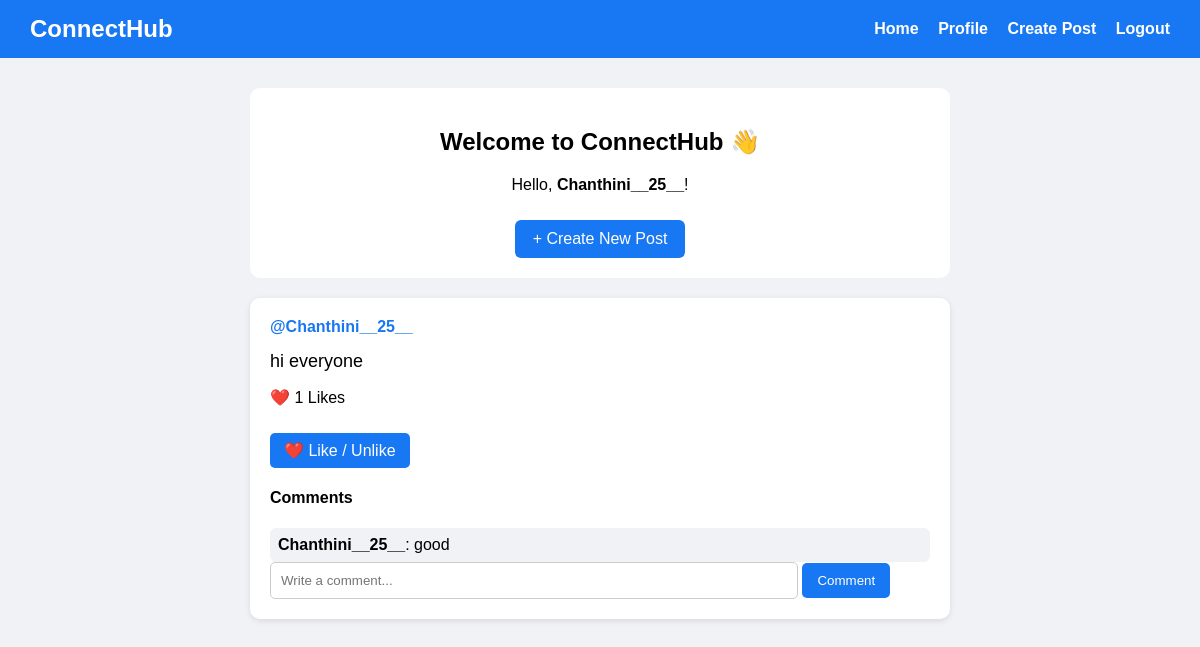
The app's page / (signed in) with its own data.
### social/models.py (models this page shows, shortened)
class Post(models.Model):
    user = models.ForeignKey(User, on_delete=models.CASCADE)
    content = models.TextField()
    image = models.URLField(blank=True)
    created_at = models.DateTimeField(auto_now_add=True)
    likes = models.ManyToManyField(User, related_name='liked_posts', blank=True)
    def total_likes(self):
        return self.likes.count()

class Comment(models.Model):
    post = models.ForeignKey(Post, on_delete=models.CASCADE, related_name='comments')
    user = models.ForeignKey(User, on_delete=models.CASCADE)
    content = models.TextField()
    created_at = models.DateTimeField(auto_now_add=True)

### social/views.py (the view)
# urls.py: path('', views.home, name='home'),
def home(request):
    posts = Post.objects.all().order_by('-created_at')
    if request.user.is_authenticated:
        following_users = Follow.objects.filter(
            follower=request.user
        ).values_list('following', flat=True)
        posts = posts.filter(user__in=list(following_users) + [request.user.id])
    return render(request, 'home.html', {'posts': posts})

### social/templates/home.html (shortened to what this page needs)
<!DOCTYPE html>
<html>
<head>
</head>
<body>
<nav>
    <h1>ConnectHub</h1>
    <div>
        <a href="/">Home</a>
        {% if user.is_authenticated %}
            <a href="{% url 'profile' user.username %}">
                Profile
            </a>
            <a href="{% url 'create_post' %}">
                Create Post
            </a>
            <a href="{% url 'logout' %}">
                Logout
            </a>
        {% endif %}
    </div>
</nav>
<div class="container">
    <div class="welcome">
        <h2>Welcome to ConnectHub 👋</h2>
        {% if user.is_authenticated %}
            <p>Hello, <strong>{{ user.username }}</strong>!</p>
            <a class="create" href="{% url 'create_post' %}">
                + Create New Post
            </a>
        {% else %}
            <p class="login-message">
                Login or register to create posts, like and comment.
            </p>
        {% endif %}
    </div>
    {% for post in posts %}
        <div class="post">
            <a class="post-user"
               href="{% url 'profile' post.user.username %}">
                @{{ post.user.username }}
            </a>
            <div class="post-content">
                {{ post.content }}
            </div>
            <p>
                ❤️ {{ post.total_likes }} Likes
            </p>
            {% if user.is_authenticated %}
                <a class="like-button"
                   href="{% url 'like_post' post.id %}">
                    ❤️ Like / Unlike
                </a>
            {% endif %}
            <h4>Comments</h4>
            {% for comment in post.comments.all %}
                <div class="comment">
                    <strong>{{ comment.user.username }}</strong>:
                    {{ comment.content }}
                </div>
            {% empty %}
                <p>No comments yet.</p>
            {% endfor %}
            {% if user.is_authenticated %}
                <form method="POST"
                      action="{% url 'add_comment' post.id %}">
                    <input type="text"
                           name="content"
                           placeholder="Write a comment..."
                           required>
                    <button type="submit">
                        Comment
                    </button>
                </form>
            {% endif %}
        </div>
    {% endfor %}
</div>
</body>
</html>

### social/templates/home.html (style rules this page uses)
* { box-sizing: border-box; }
body { margin: 0; font-family: Arial, sans-serif; background: #f0f2f5; }
nav { background: #1877f2; color: white; padding: 15px 30px; display: flex; justify-content: space-between; align-items: center; }
nav h1 { margin: 0; }
nav a { color: white; text-decoration: none; margin-left: 15px; font-weight: bold; }
.container { width: 90%; max-width: 700px; margin: 30px auto; }
.welcome { background: white; padding: 20px; border-radius: 10px; margin-bottom: 20px; text-align: center; }
.create { display: inline-block; background: #1877f2; color: white; padding: 10px 18px; text-decoration: none; border-radius: 6px; margin-top: 10px; }
.post { background: white; padding: 20px; border-radius: 10px; margin-bottom: 20px; box-shadow: 0 2px 6px rgba(0,0,0,0.1); }
.post-user { font-weight: bold; color: #1877f2; text-decoration: none; }
.post-content { font-size: 18px; margin: 15px 0; }
.like-button { display: inline-block; background: #1877f2; color: white; padding: 8px 14px; text-decoration: none; border-radius: 5px; margin-top: 10px; }
.comment { background: #f0f2f5; padding: 8px; border-radius: 6px; margin-top: 8px; }
input { width: 80%; padding: 10px; border: 1px solid #ccc; border-radius: 5px; }
button { padding: 10px 15px; background: #1877f2; color: white; border: none; border-radius: 5px; cursor: pointer; }

### records on screen
Post: user.username "Chanthini__25__", content "hi everyone", total_likes "1"
Comment: user.username "Chanthini__25__", content "good"

### other values on screen
{{ user.username }} "Chanthini__25__"
